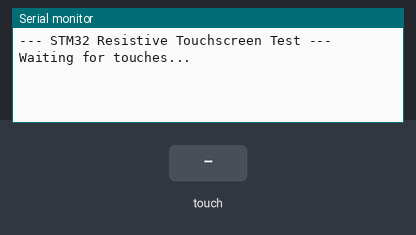
A sketch run on a simulated STM32 Black Pill. On the bench: the last lines printed to the serial monitor. The test bench sets the inputs (shaded band).

Above: at 3.2 s.
3.3 s: touch panel pressed at 13 % / 10 % of its raw x / y range
At 4.0 s:
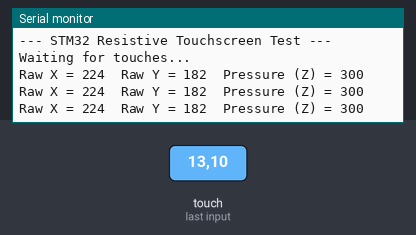
4.8 s: touch panel pressed at 38 % / 10 % of its raw x / y range
At 5.6 s:
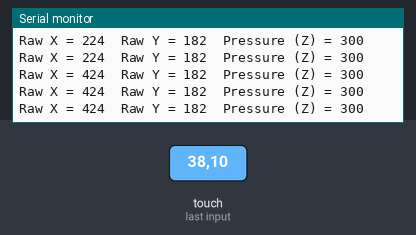

The sketch:

TestTouchscreen.ino
```cpp
#include <TouchScreen.h>

// Touchscreen wiring for STM32F407
#define YP PA2  // Must be an analog pin (ADC123_IN2)
#define XM PA3  // Must be an analog pin (ADC123_IN3)
#define YM PB0  // Can be digital (but is also ADC capable)
#define XP PB1  // Can be digital (but is also ADC capable)

// The third parameter is the resistance across the X plate (usually around 300 ohms)
TouchScreen ts = TouchScreen(XP, YP, XM, YM, 300);

void setup() {
  Serial.begin(115200);

  // Give some time for the serial monitor to open
  delay(2000);
  Serial.println("--- STM32 Resistive Touchscreen Test ---");
  Serial.println("Waiting for touches...");
}

void loop() {
  // Retrieve the point from the touchscreen
  TSPoint p = ts.getPoint();

  // We have some minimum pressure we consider 'valid' (z > 10)
  // If z is 0, no one is pressing the screen
  if (p.z > 10 && p.z < 1000) {
     Serial.print("Raw X = "); Serial.print(p.x);
     Serial.print("\tRaw Y = "); Serial.print(p.y);
     Serial.print("\tPressure (Z) = "); Serial.println(p.z);
  }

  delay(50); // Small delay to avoid flooding the serial monitor
}
```

Measured:
- after the input at 3.3 s, the serial monitor: prints a new line at once (image 1)
- after the input at 4.8 s, the serial monitor: prints a new line at once (image 2)
